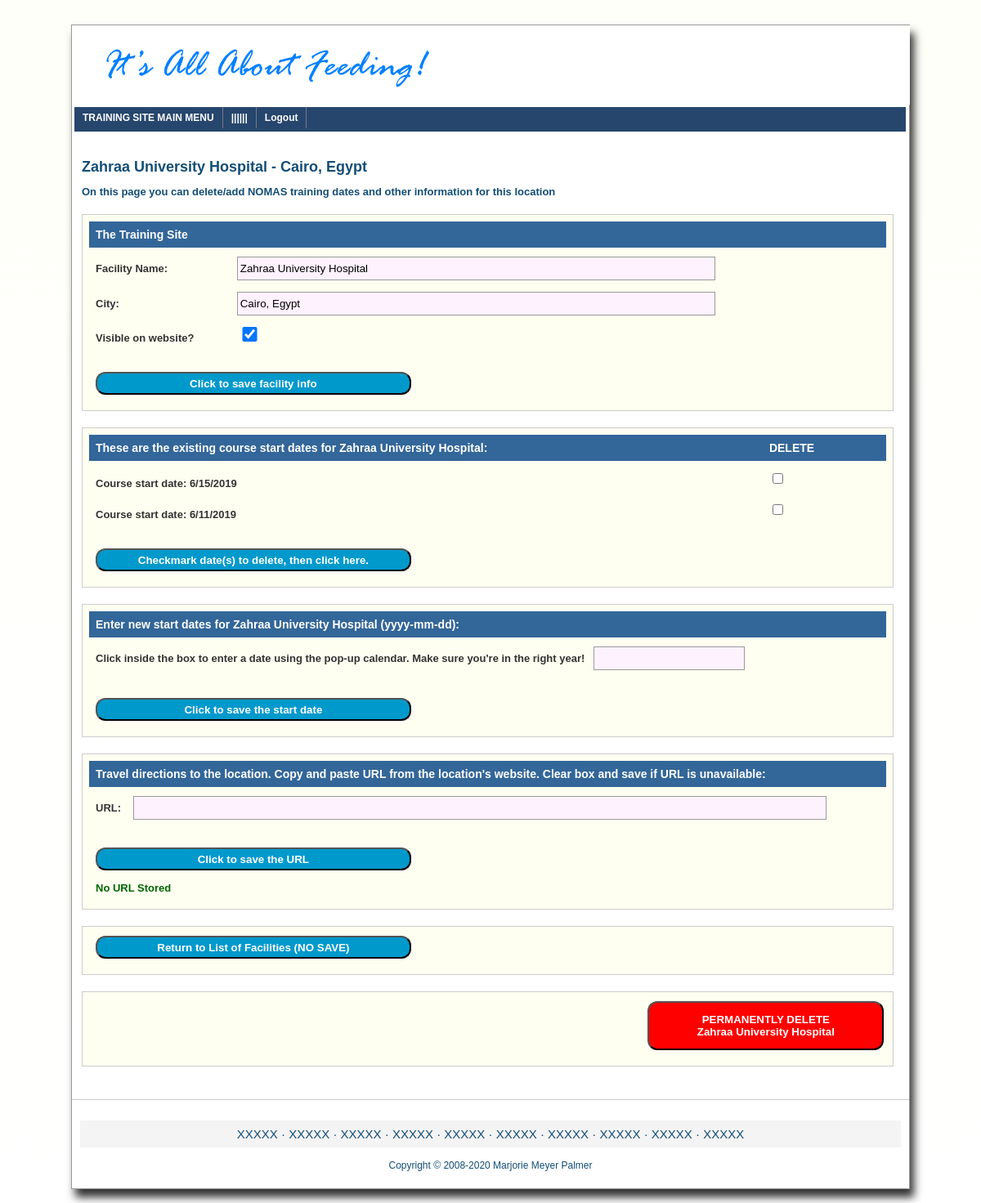
Screenshot of /support/index_app_trainingsked_edit.php?loc_id=109 (signed in) with the database file from the repository.
### tables this page shows
CREATE TABLE `apps_trainingsites` (
  `id` int(11) NOT NULL,
  `loc` varchar(250) DEFAULT NULL,
  `loc_id` tinyint(3) UNSIGNED NOT NULL,
  `loc_city` varchar(100) DEFAULT NULL,
  `loc_url` varchar(250) DEFAULT NULL,
  `visible` tinyint(1) DEFAULT '1'
);

### support/index_app_trainingsked_edit.php (the view, shortened to what this page needs)
<?php
include_once "_inc/_always.php";
include_once "_nav/nav_app_trainingsked_1.php";
include_once "_inc/inc_app_trainingsked.php";
$errorMsg     = array();
$pageTitle    = "Edit Training Site Date and Information";
$pageSubTitle = "On this page you can delete/add NOMAS training dates and other information for this location";
$continue     = true;
if(isset($_REQUEST['loc_id']) && $_REQUEST['loc_id'] > '') {
    $loc_id = $_REQUEST['loc_id'];
}
if($link = db_connect_site()) {
   if($result = mysqli_query($link, "SELECT * FROM $trainingSitesTBL WHERE loc_id = '$loc_id' LIMIT 1")) {
      if (mysqli_num_rows($result) > 0 ) {
         while($row = mysqli_fetch_assoc($result)) {
			$loc_city  = $row['loc_city'];
			$loc       = $row['loc'];
			$loc_url   = $row['loc_url'];
			$loc_id    = $lid = $row['loc_id'];
			$visible   = $row['visible'];
			$vizChk    = ($row['visible'] == '1') ? "checked='checked'" : "";
		 }
	  } else { $errorMsg['dbf_empty'] = "Site Database empty"; }
   } else { $errorMsg['dbf_query'] = "Site Database problem"; $continue = false; }
} else { $errorMsg['no_connect'] = "Cannot connect to Sites database"; $continue = false; }
if($continue) {
   if($link = db_connect_site()) {
	  if($result = mysqli_query($link, "SELECT * FROM $trainingDatesTBL WHERE loc_id = '$loc_id' ORDER BY starts DESC")) {
		 if (mysqli_num_rows($result) > 0 ) {
			while($row = mysqli_fetch_assoc($result)) {
			   $starts[$row['did']] .= $row['starts'];
			}
		 } else { $_GET['dbf_empty'] = "No Dates Stored"; }
	  } else { $errorMsg['dbf_query'] = "Date Database problem"; $continue = false; }
   } else { $errorMsg['no_connect'] = "Cannot connect to Dates database"; $continue = false; }
}
?>
<!DOCTYPE html>
<html>
<head>
<link href="_css/css_cms.css" rel="stylesheet" type="text/css">
<link href="_css/css_nav_top.css" rel="stylesheet" type="text/css">
<link href="_css/css_tables_cms.css" rel="stylesheet" type="text/css">
<link href="_css/css_forms_cms.css" rel="stylesheet" type="text/css">
<?php
echo $jq_ui . "\n";
?>
</head>
<div id="playground">
   <div id='header'><?php showBigLogo(); ?></div>
   <div id='nav_box'>
      <div id='slidemenu' class='jqueryslidemenu'><?php showTopNav($topNav) ?></div>
   </div>
   <div id='content'>
      <?php
      if ( isset($pageTitle) && $pageTitle > '') {
		 if($continue) {
		    $pageTitle = $loc . " - " . $loc_city;
		 }
         echo "<div class='pageTitle'>" . $pageTitle . "</div>\n";
      }
      if (isset($pageSubTitle) && $pageSubTitle > '') {
         echo "<div class='pageSubTitle'>" . $pageSubTitle . "</div>\n";
      }
	  ?>
	  <?php if($continue) { ?>
         <form name="facility" id="facility" class='edit_training_form' method='POST' action="<?php echo "{$_SERVER['PHP_SELF']}" ?>" accept-charset="utf-8" novalidate />
            <table class='edit_training_table'>
               <tr>
                  <th colspan='3'>The Training Site</th>
               </tr>
               <tr>
                  <td><label for='loc'>Facility Name:</label></td>
                  <td><input type="text" name="loc" value="<?php echo htmlspecialchars($loc); ?>" size="70" maxlength="50"></td>
                  <td>&nbsp;</td>
               </tr>
               <tr>
                  <td><label for='loc_city'>City:</label></td>
                  <td><input type="text" name="loc_city" value="<?php echo htmlspecialchars($loc_city); ?>" size="70" maxlength="50"></td>
                  <td>&nbsp;</td>
               </tr>
               <tr>
                  <td><label for='visible'>Visible on website?</label></td>
                  <td><input style='width:3%;height:18px;' type="checkbox" name="visible" value="<?php echo $visible; ?>" <?php echo $vizChk ?> size="10" maxlength="5"></td>
                  <td>&nbsp;</td>
               </tr>
               <tr><td colspan='3'>&nbsp;</td></tr>
               <tr>
                  <td colspan='3'>
                     <button type="input" name="edit_facility" value="edit_facility">Click to save facility info</button>
                  </td>
               </tr>
            </table>
         <form name="del-dates" id="del-dates" class='edit_training_form' method='POST' action="<?php echo "{$_SERVER['PHP_SELF']}" ?>" accept-charset="utf-8" novalidate>
            <table class='edit_training_table'>
               <tr>
                  <th>These are the existing course start dates for <?php echo $loc; ?>:</th><th>DELETE</th><th>&nbsp;</th>
               </tr>
               <?php
               foreach ($starts as $key=>$val) { ?>
                  <tr>
                     <td><label for='del_indy'><?php echo "Course start date: " . date("n/j/Y", strtotime($val)); ?></label></td>
                     <td><input type="checkbox" name="del_indy[]" value="<?php echo $key; ?>"<?php echo $key; ?>></td>
                     <td>&nbsp;</td>
                  </tr>
               <?php }	?>
               <tr><td colspan='3'>&nbsp;</td></tr>
               <tr>
                  <td colspan='3'>
                     <button type="input" name="delete_indy" value="delete_indy">Checkmark date(s) to delete, then click here.</button>
                  </td>
               </tr>
            </table>
         </form>
         <form name="nu-dates" id="nu-dates" class='edit_training_form' method='POST' action="<?php echo "{$_SERVER['PHP_SELF']}" ?>" accept-charset="utf-8" novalidate>
            <table class='edit_training_table'>
               <tr>
                  <th colspan='3'>Enter new start dates for <?php echo htmlspecialchars($loc); ?> (yyyy-mm-dd):</th>
               </tr>
               <tr>
                  <td colspan='3'>
                  <?php $startTitle = "<label for='date_0'>Click inside the box to enter a date using the pop-up calendar. Make sure you're in the right year!</label> "; ?>
                  <?php echo $startTitle; ?> &nbsp; <input id="datepicker0" type="text" name="date_0" value="<?php echo htmlspecialchars($date_0); ?>">
                  </td>
               </tr>
               <tr><td colspan='3'>&nbsp;</td></tr>
               <tr>
                  <td colspan='3'>
                     <button type="input" name="add_dates" value="add_dates">Click to save the start date</button>
                  </td>
               </tr>
            </table>
         </form>
         <form name="change-url" id="change-url" class='edit_training_form' method='POST' action="<?php echo "{$_SERVER['PHP_SELF']}" ?>" accept-charset="utf-8" novalidate>
            <table class='edit_training_table'>
               <tr>
                  <th colspan='3'>Travel directions to the location. Copy and paste URL from the location's website. Clear box and save if URL is unavailable:</th>
               </tr>
               <tr>
                  <td><label for='loc_url'>URL:</label></td>
                  <td colspan='2'><input type="text" name="loc_url" value="<?php echo htmlspecialchars($loc_url); ?>" maxlength="200" style='width:840px;' /></td>
               </tr>
               <tr><td colspan='3'>&nbsp;</td></tr>
               <tr>
                  <td colspan='3'>
                     <button type="input" name="replace_url" value="replace_url">Click to save the URL</button>
                  </td>
               </tr>
               <?php if(isset($_GET['no_url']) && !empty($_GET['no_url'])) { ?>
               <tr>
                  <td colspan='3' style='color:#006600;font-weight:bold;'><?php echo $_GET['no_url']; ?></td>
               </tr>
               <?php } ?>
            </table>
         </form>
         <form name="no_save" id="no_save" class='edit_training_form' method='POST' action="<?php echo "{$_SERVER['PHP_SELF']}" ?>" accept-charset="utf-8" novalidate>
            <table class='edit_training_table'>
               <tr>
                  <td colspan='3'>
                     <button type="input" name="no_save" value="no_save">Return to List of Facilities (NO SAVE)</button>
                  </td>
               </tr>
            </table>
         </form>
         <form name="del-all" id="del-all" class='edit_training_form' method='POST' action="<?php echo "{$_SERVER['PHP_SELF']}" ?>" accept-charset="utf-8" novalidate>
            <table class='edit_training_table'>
               <tr>
                  <td colspan='3'>
                     <button type="input" class="red_button" name="delete_all" value="delete_all">PERMANENTLY DELETE<br><?php echo htmlspecialchars($loc); ?></button>
                  </td>
               </tr>
            </table>
         </form>
	  <?php }  ?>
   </div>
   <div id="footer">
   </div>
</div>
</body>
</html>

### support/_css/css_cms.css (style rules this page uses)
html, body, div, span, applet, object, iframe, h1, h2, h3, h4, h5, h6, p, blockquote, pre, a, abbr, acronym, address, big, cite, code, del, dfn, em, img, ins, kbd, q, s, samp, small, strike, strong, sub, sup, tt, var, b, u, i, center, dl, dt, dd, ol, ul, li, fieldset, form, label, legend, table, caption, tbody, tfoot, thead, tr, th, td, article, aside, canvas, details, embed, figure, figcaption, footer, header, hgroup, menu, nav, output, ruby, section, summary, time, mark, audio, video { margin:0; padding:0; border:0; font-size:100%; font:inherit; vertical-align:baseline; }
table { border-collapse:collapse; border-spacing:0; }
#playground { width:80%; max-width:1024px; min-width:1024px; margin:30px auto; background-color:#FFFFFF; border:1px solid #999; -moz-box-shadow: 5px 10px 10px #333333; -webkit-box-shadow: 5px 10px 10px #333333; box-shadow: 5px 10px 10px #333333; }
#header { width:99.9%; height:95px; margin:0; padding:0; border:1px solid #FFFFFF; background: #FFFFFF; }
#content { clear:both; width:98%; margin:30px 12px; padding:0; }
#content .pageTitle { clear:both; font-size: 1.8em; font-weight:bold; color:#134E77; margin-bottom:12px; }
#content .pageSubTitle { font-size:1.3em; font-weight:bold; color:#134E77; margin-bottom:12px; }
#footer { clear:both; margin:10px 0; padding: 10px; border-top: 1px solid #CCCCCC; text-align:center; font-family:"Trebuchet MS", "Helvetica", "Arial", "Verdana", "sans-serif"; }

### support/_css/css_nav_top.css (style rules this page uses)
#nav_box { width:99.3%; height:30px; margin:3px; background:#26466D; }
.jqueryslidemenu { font: 1.2em Verdana, Geneva, sans-serif; font-weight:bold; background:#26466D; width: 100%; }

### support/_css/css_tables_cms.css (style rules this page uses)
.edit_training_table { border-collapse: separate; border: 1px solid #cccccc; width:99%; margin:20px 0px; padding:8px; background-color: #FFFFF1; }
.edit_training_table tr { height:28px; }
.edit_training_table th { font:1.4em Tahoma, Geneva, sans-serif; color: #FFFFFF; background-color: #336699; font-weight:bold; text-align:left; padding:8px; }
.edit_training_table td { font:1.3em Verdana, Geneva, sans-serif; color: #333333; background-color: #FFFFF1; padding:3px 3px 3px 8px; }
.edit_training_table button { height:28px; width:40%; background-color:#0099CC; margin-bottom:8px; -webkit-border-radius: 12px; -moz-border-radius: 12px; border-radius: 12px; color:#FFF; font-weight:bold; cursor:pointer; }
.edit_training_table .red_button { float:right; height:60px; width:30%; background-color:#FF0000; -webkit-border-radius: 12px; -moz-border-radius: 12px; border-radius: 12px; color:#FFF; font-weight:bold; cursor:pointer; }

### support/_css/css_forms_cms.css (style rules this page uses)
.edit_training_form input { margin-top:8px; height:21px; padding:3px; border:1px solid #999; background-color:#FFF2FF; }
.edit_training_form label { font-weight:bold; }

### rows the page displays
apps_trainingsites: pageTitle "Zahraa University Hospital - Cairo, Egypt", loc "Zahraa University Hospital", loc_city "Cairo, Egypt"

### other values shown
$pageSubTitle "On this page you can delete/add NOMAS training dates and other information for this location"
date("n/j/Y", strtotime($val)) "6/15/2019"
date("n/j/Y", strtotime($val)) "6/11/2019"
$_GET['no_url'] "No URL Stored"
